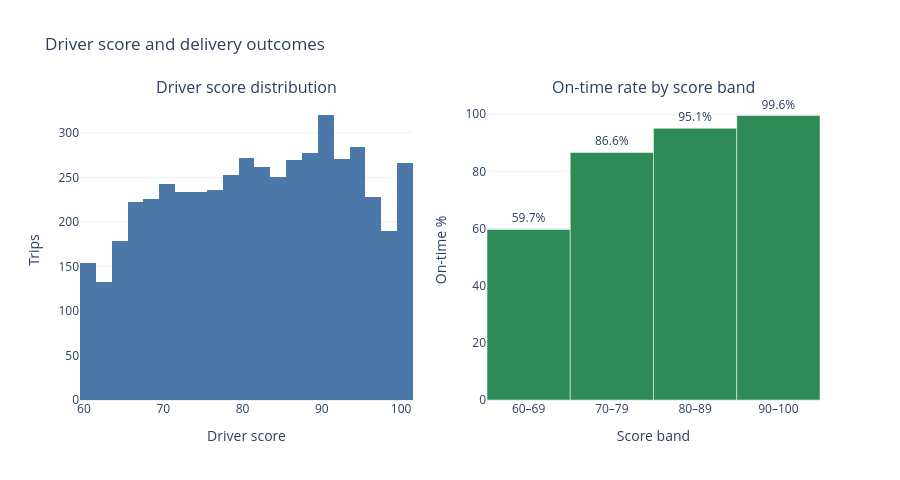

The notebook cell this image was saved under:
### Markdown cell above
## 5. Driver behaviour

### Code cell
fig = make_subplots(
    rows=1,
    cols=2,
    subplot_titles=("Driver score distribution", "On-time rate by score band"),
    specs=[[{"type": "xy"}, {"type": "xy"}]],
)
fig.add_trace(
    go.Histogram(x=trips["driver_score"], nbinsx=25, marker_color="#4C78A8", name="Trips"),
    row=1,
    col=1,
)

trips["score_band"] = pd.cut(
    trips["driver_score"],
    bins=[59, 69, 79, 89, 100],
    labels=["60–69", "70–79", "80–89", "90–100"],
)
band = (
    trips.groupby("score_band", observed=True)
    .agg(on_time=("delivery_status", lambda series: (series == "On_Time").mean()))
    .reset_index()
)
fig.add_trace(
    go.Bar(
        x=band["score_band"].astype(str),
        y=band["on_time"] * 100,
        marker_color="#2E8B57",
        text=[f"{value:.1f}%" for value in band["on_time"] * 100],
        textposition="outside",
        name="On-time %",
    ),
    row=1,
    col=2,
)
fig.update_xaxes(title_text="Driver score", row=1, col=1)
fig.update_yaxes(title_text="Trips", row=1, col=1)
fig.update_xaxes(title_text="Score band", row=1, col=2)
fig.update_yaxes(title_text="On-time %", range=[0, 105], row=1, col=2)
fig.update_layout(showlegend=False, title="Driver score and delivery outcomes", height=480)
fig.write_image(config.FIGURES / "06_driver_score.png", width=1100, height=520, scale=2)
fig.show()

### Figure 1 — Plotly figure (JSON) as saved in the notebook; plotly's stock layout.template omitted (floating-point values rounded to 4 significant figures; data arrays with more than 128 entries replaced by an {"elided": "..."} marker saying what was removed)
{"data": [{"marker": {"color": "#4C78A8"}, "name": "Trips", "nbinsx": 25, "type": "histogram", "x": {"elided": "5000 int values"}, "xaxis": "x", "yaxis": "y"}, {"marker": {"color": "#2E8B57"}, "name": "On-time %", "text": ["59.7%", "86.6%", "95.1%", "99.6%"], "textposition": "outside", "type": "bar", "x": ["60–69", "70–79", "80–89", "90–100"], "xaxis": "x2", "y": [59.69, 86.63, 95.12, 99.55], "yaxis": "y2"}], "layout": {"annotations": [{"font": {"size": 16}, "showarrow": false, "text": "Driver score distribution", "x": 0.225, "xanchor": "center", "xref": "paper", "y": 1.0, "yanchor": "bottom", "yref": "paper"}, {"font": {"size": 16}, "showarrow": false, "text": "On-time rate by score band", "x": 0.775, "xanchor": "center", "xref": "paper", "y": 1.0, "yanchor": "bottom", "yref": "paper"}], "height": 480, "showlegend": false, "title": {"text": "Driver score and delivery outcomes"}, "xaxis": {"anchor": "y", "domain": [0.0, 0.45], "title": {"text": "Driver score"}}, "xaxis2": {"anchor": "y2", "domain": [0.55, 1.0], "title": {"text": "Score band"}}, "yaxis": {"anchor": "x", "domain": [0.0, 1.0], "title": {"text": "Trips"}}, "yaxis2": {"anchor": "x2", "domain": [0.0, 1.0], "range": [0, 105], "title": {"text": "On-time %"}}}}
